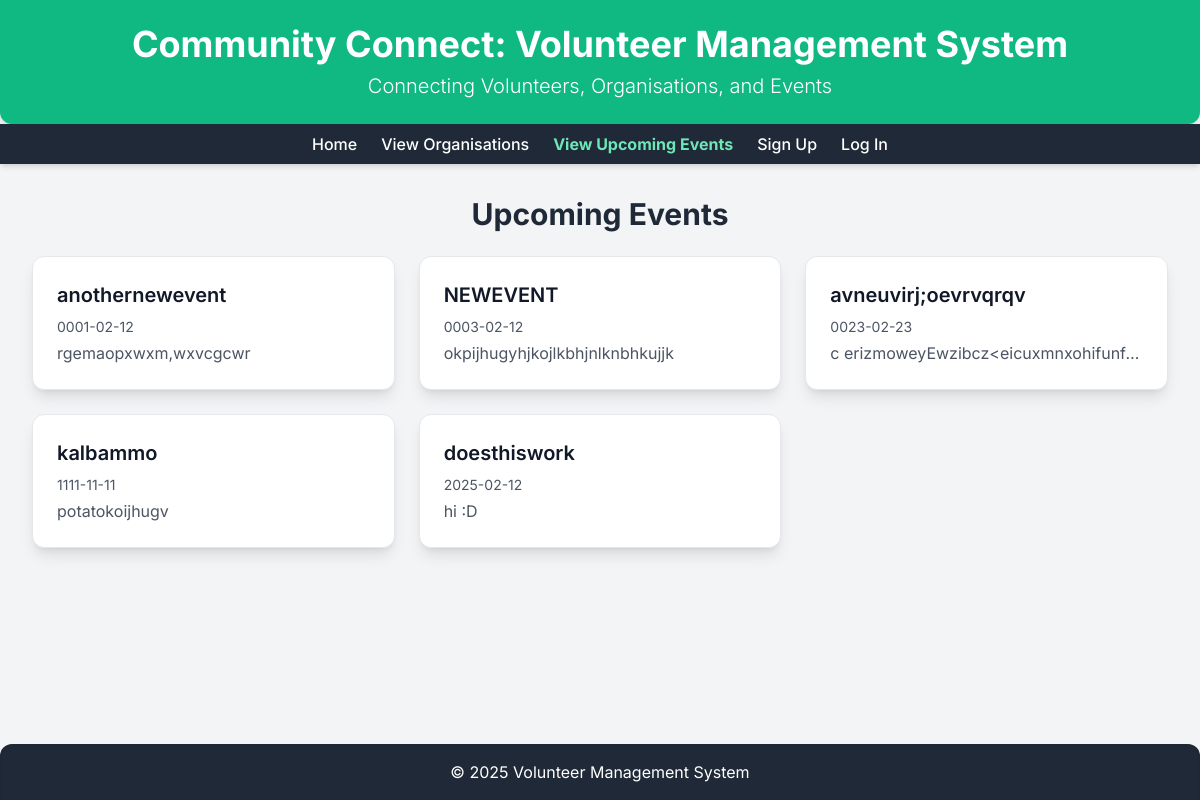
/events, run on an earlier commit of the app's database.
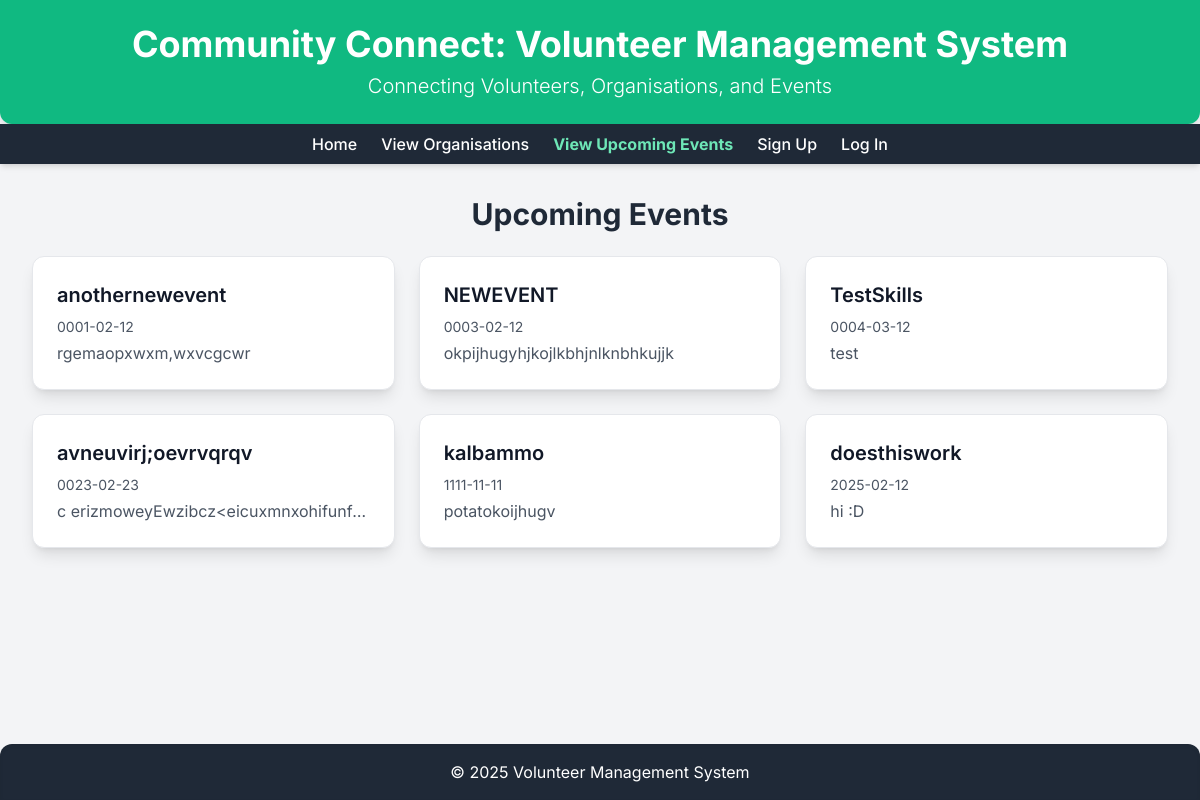
And on a later commit of the database.
### tables this page shows
CREATE TABLE Events (
    ID INTEGER PRIMARY KEY,
    OrganisationID INTEGER NOT NULL,
    Name TEXT NOT NULL CHECK(length(Name) <= 20),
    Date DATE NOT NULL,
    Location TEXT NOT NULL CHECK(length(Location) <= 30),
    Description TEXT CHECK(length(Description) <= 300),
    StartTime TIME NOT NULL,
    EndTime TIME NOT NULL,
    Status TEXT NOT NULL CHECK(Status IN ('Upcoming', 'Passed')) DEFAULT 'Upcoming',
    FOREIGN KEY (OrganisationID) REFERENCES Organisations(ID) ON DELETE CASCADE,
    CHECK (EndTime > StartTime)
);

### app.py (the view, shortened to what this page needs)
@app.route("/events", methods=["GET", "POST"])
def events():
    db = get_db()
    cur = db.execute(
        """
        SELECT * FROM Events
        ORDER BY Date ASC
        """
    )
    events = cur.fetchall()
    return render_template("events.html", events=events)

### app.py (called while the page is built)
def get_db():
    db = getattr(g, '_database', None)
    if db is None:
        db = g._database = sqlite3.connect(DATABASE)
        db.row_factory = sqlite3.Row  # lets you access results like dicts
    return db

@app.teardown_appcontext
def close_connection(exception):
    db = getattr(g, '_database', None)
    if db is not None:
        db.close()

### templates/events.html (shortened to what the changed rows need)
<!DOCTYPE html>
<html lang="en">
<head>
    <script src="https://cdn.tailwindcss.com"></script>
</head>
<body class="flex flex-col min-h-screen">
    <header class="bg-emerald-500 text-white p-6 text-center rounded-b-xl shadow-lg">
        <h1 class="text-4xl font-bold">Community Connect: Volunteer Management System</h1>
    </header>
    <main class="p-8 flex-grow">
        <div class="max-w-6xl mx-auto">
            <h2 class="text-3xl font-bold text-gray-800 mb-6 text-center">
                {% if session["user_type"] == "organisation" %}
                    Your Events
                {% else %}
                    Upcoming Events
                {% endif %}
            </h2>
            <section>
                {% if session["user_type"] == "organisation" %}
                    <div class="text-center mb-6">
                        <button id="add-event-btn" class="bg-emerald-600 text-white font-bold py-3 px-6 rounded-lg hover:bg-emerald-700 transition-colors shadow-md">
                            Add New Event
                        </button>
                    </div>
                    <div id="events-grid-org" class="grid sm:grid-cols-1 md:grid-cols-2 lg:grid-cols-3 gap-6">
                        {% for event in events %}
                            <div class="event-card bg-white p-6 rounded-xl shadow-lg border border-gray-200 cursor-pointer"
                                data-event-id="{{ event['Id'] }}"
                                data-event-name="{{ event['Name'] }}"
                                data-event-description="{{ event['Description'] }}"
                                data-event-date="{{ event['Date'] }}">
                                <h3 class="text-xl font-semibold mb-2 text-gray-900">{{ event['Name'] }}</h3>
                                <p class="text-gray-600 text-sm mb-1">{{ event['Date'] }}</p>
                                <p class="text-gray-600 truncate">{{ event['Description'] }}</p>
                                <div class="mt-4 flex justify-end">
                                    <form action="/events" method="POST" class="delete-form">
                                        <input type="hidden" name="event_id" value="{{ event['Id'] }}">
                                        <button type="submit" class="bg-red-500 text-white px-4 py-2 rounded-lg text-sm hover:bg-red-600 transition-colors">
                                            Delete
                                        </button>
                                    </form>
                                </div>
                            </div>
                        {% endfor %}
                    </div>
                {% else %}
                    <div id="events-grid-volunteer" class="grid sm:grid-cols-1 md:grid-cols-2 lg:grid-cols-3 gap-6">
                        {% for event in events %}
                            <div class="event-card bg-white p-6 rounded-xl shadow-lg border border-gray-200 cursor-pointer transition-transform transform hover:scale-105"
                                data-event-id="{{ event['Id'] }}"
                                data-event-name="{{ event['Name'] }}"
                                data-event-description="{{ event['Description'] }}"
                                data-event-date="{{ event['Date'] }}">
                                <h3 class="text-xl font-semibold mb-2 text-gray-900">{{ event['Name'] }}</h3>
                                <p class="text-gray-600 text-sm mb-1">{{ event['Date'] }}</p>
                                <p class="text-gray-600 truncate">{{ event['Description'] }}</p>
                            </div>
                        {% endfor %}
                    </div>
                {% endif %}
            </section>
        </div>
    </main>
</body>
</html>

What changed in the data, as far as the page shows it:
added Events: Name "TestSkills", Date "0004-03-12", Description "test"
